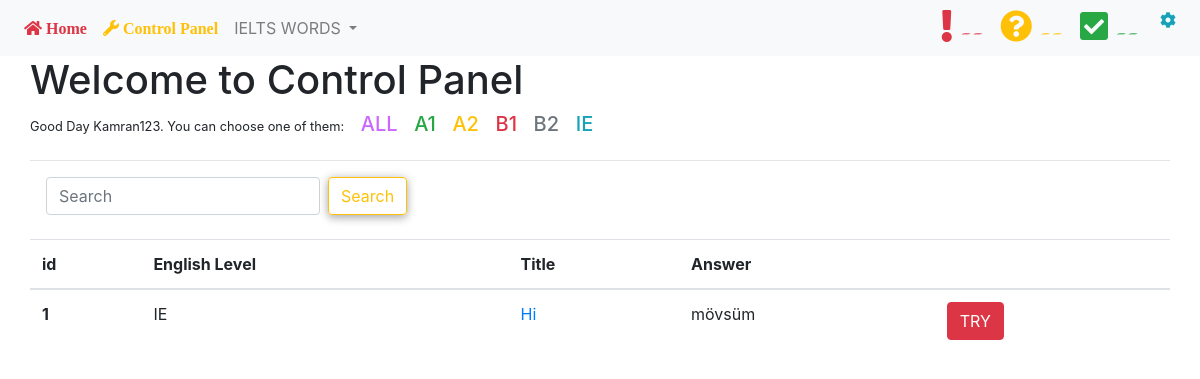
/filter/IE (signed in), run on the app's committed database.
### views/models.py (models this page shows)
class Ielts_words(db.Model):
    id = db.Column(db.Integer, primary_key=True)
    kind = db.Column(db.String(10), nullable=False)
    title = db.Column(db.String(10), nullable=False)
    answer = db.Column(db.String(10), nullable=False)
    author = db.Column(db.String(10), nullable=False)

### views/dash_fil.py (the view)
@dash_fil_b.route('/filter/<string:kind>',methods=['POST','GET'])
@login_required
def filter(kind):
    if kind == 'A1':
        artus = Create.query.all()
        return render_template('dashboard.html',artus = artus)
    elif kind == 'A2':
        artus = A2.query.all()
        return  render_template('dashboard.html',artus = artus)
    elif kind == 'B1':
        artus = B1.query.all()
        return  render_template('dashboard.html',artus = artus)
    elif kind == 'B2':
        artus = B2.query.all()
        return  render_template('dashboard.html',artus = artus )
    else:
        artus = Ielts_words.query.all()
        return  render_template('dashboard.html',artus = artus)

### views/models.py (called while the page is built)
def login_required(f):
    @wraps(f)
    def decorated_function(*args, **kwargs):
        if 'logged_in' in session:
            return f(*args, **kwargs)
        else:
            flash('Please login to enter this page','danger')
            return redirect(url_for('login'))
    return decorated_function

### templates/dashboard.html (shortened to what this page needs)
{% extends 'index.html' %}
{% block body %}
<h1>Welcome to Control Panel</h1>
<small >Good Day {{session['username']}}. You can choose one of them:
<a href="/dashboard" style='padding:0px 13px 0px 13px'>
    <h5  style="display:inline-block;color:#cc66ff"   data-toggle="tooltip" data-placement="bottom"  data-html="true" title="ALL">
     ALL
    </h5>
</a>
<a href="/filter/A1" style='padding-right:13px'>
    <h5  style="display:inline-block" class='text-success' data-toggle="tooltip" data-placement="bottom"  data-html="true" title="Only A1">
     A1
    </h5>
</a>
<a href="/filter/A2" style='padding-right:13px'>
 <h5 style="display:inline-block" class="text-warning" data-toggle="tooltip" data-placement="bottom"  data-html="true" title="Only A2">A2</h5>
 </a>
 <a href="/filter/B1" style='padding-right:13px'>
 <h5 style="display:inline-block" class="text-danger" data-toggle="tooltip" data-placement="bottom"  data-html="true" title="Only B1">B1</h5>
 </a>
 <a href="/filter/B2" style='padding-right:13px'>
 <h5 style="display:inline-block" class="text-secondary" data-toggle="tooltip" data-placement="bottom"  data-html="true" title="Only B2">B2</h5>
 </a>
 <a href="/filter/IE" style='padding-right:10px' data-toggle="tooltip" data-placement="bottom"  data-html="true" title="Only IE">
 <h5 style="display:inline-block" class="text-info">IE</h5>
 </a>
   </small>
<hr>
<form class="form-inline md-form mr-auto mb-4 pl-3" action="/search" method="POST">
    <input class="form-control mr-sm-2" type="text" name='keyword' placeholder="Search" aria-label="Search">
    <button class="btn btn-outline-warning btn-rounded  my-0" type="submit">Search</button>
</form>
<table class="table table-hover">
    <thead>
        <tr>
            <th scope="col">id</th>
            <th scope="col" >
                English Level
            </th>
            <th scope="col">Title</th>
            <th scope="col">Answer</th>
            <th scope="col"></th>
        </tr>
    </thead>
    <tbody>
        {% if artus %} {% for artu in artus %}
        <tr>
            <th scope="row"> {{ loop.index0+1 }} </th>
            <td>{{artu.kind}}</td>
            <td><a href="/go_1/{{artu.title}}/{{artu.kind}}">{{artu.title}}</a></td>
            <td>{{artu.answer}}</td>
            <td><a href="/go_1/{{artu.title}}/{{artu.kind}}" class='btn btn-danger'>TRY</a></td>
        </tr>
        {% endfor %}
    </tbody>
</table>
{% else %}
<div class="alert alert-danger">Henuz makaleniz bulunmuyor</div>
{% endif %}
{% endblock body %}

### static/style_1.css (style rules this page uses)
button { padding: 10px; border-radius: 5px; background-color: rgb(255, 255, 255); border: 1px solid rgb(172, 172, 172); border-top-left-radius: 20px; border-bottom-right-radius: 20px; margin-bottom: 10px; box-shadow: 0 4px 8px 0 rgba(0, 0, 0, 0.2), 0 0px 10px 0 rgba(0, 0, 0, 0.19); }

### data on the page
Ielts_words: kind "IE", title "Hi", answer "mövsüm"

### other printed values
{{ session['username'] }} "Kamran123"
